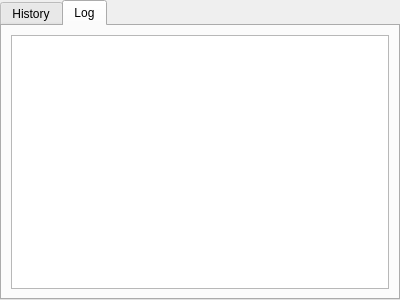
<ui version="4.0" >
 <class>TabWidget</class>
 <widget class="QTabWidget" name="TabWidget" >
  <property name="geometry" >
   <rect>
    <x>0</x>
    <y>0</y>
    <width>400</width>
    <height>300</height>
   </rect>
  </property>
  <property name="windowTitle" >
   <string>Form</string>
  </property>
  <property name="currentIndex" >
   <number>1</number>
  </property>
  <widget class="QWidget" name="HistoryTab_" >
   <property name="geometry" >
    <rect>
     <x>0</x>
     <y>0</y>
     <width>396</width>
     <height>273</height>
    </rect>
   </property>
   <attribute name="title" >
    <string>History</string>
   </attribute>
   <layout class="QVBoxLayout" name="verticalLayout" >
    <item>
     <widget class="QTreeView" name="HistoryView_" >
      <property name="contextMenuPolicy" >
       <enum>Qt::ActionsContextMenu</enum>
      </property>
      <property name="selectionMode" >
       <enum>QAbstractItemView::ExtendedSelection</enum>
      </property>
      <property name="rootIsDecorated" >
       <bool>false</bool>
      </property>
      <property name="itemsExpandable" >
       <bool>false</bool>
      </property>
      <property name="expandsOnDoubleClick" >
       <bool>false</bool>
      </property>
     </widget>
    </item>
   </layout>
  </widget>
  <widget class="QWidget" name="TabLog_" >
   <attribute name="title" >
    <string>Log</string>
   </attribute>
   <layout class="QVBoxLayout" name="verticalLayout_2" >
    <item>
     <widget class="QTextEdit" name="Logger_" />
    </item>
   </layout>
  </widget>
  <action name="ActionRemoveItemFromHistory_" >
   <property name="text" >
    <string>Remove item</string>
   </property>
  </action>
 </widget>
 <resources/>
 <connections/>
</ui>
